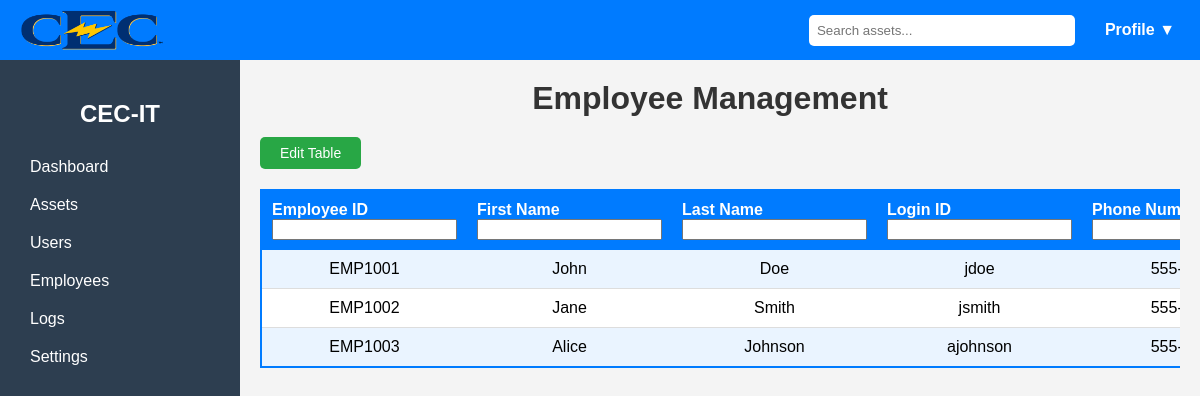
Before: /Forms/Employees/employee_Dashboard.php (signed in) with the older database file.
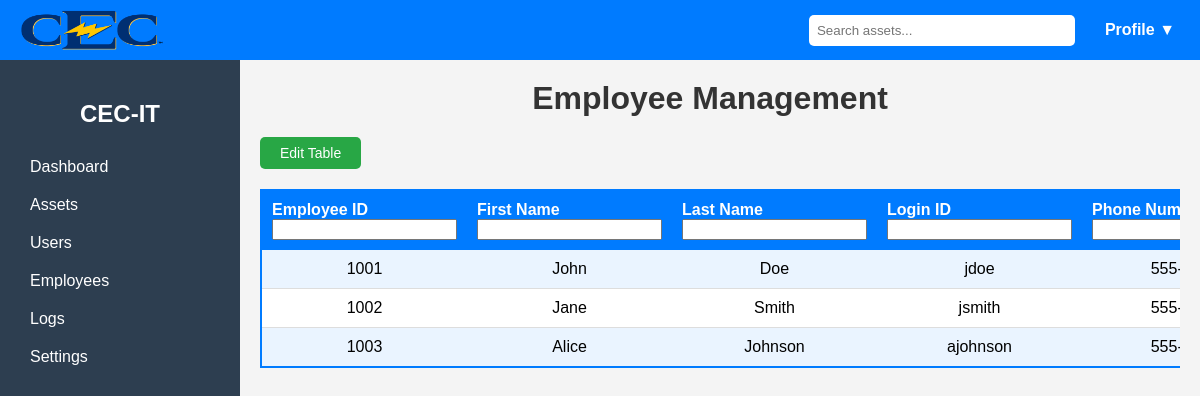
After: the same page with the newer database file.
### tables this page shows
CREATE TABLE IF NOT EXISTS Employees (
    emp_id INT AUTO_INCREMENT PRIMARY KEY,
    employee_id VARCHAR(255) UNIQUE NOT NULL,
    first_name VARCHAR(255) NOT NULL,
    last_name VARCHAR(255) NOT NULL,
    login_id VARCHAR(255) UNIQUE NOT NULL,
    email VARCHAR(255) UNIQUE,
    phone_number VARCHAR(20)
);

### Forms/Employees/employee_Dashboard.php (the view, shortened to what this page needs)
<?php
require_once("../../PHP/config.php");
?>
<!DOCTYPE html>
<html lang="en">
<head>
    <link rel="stylesheet" href="../../Assets/styles.css">
</head>
<body>
    <?php include("../../includes/navbar.php"); ?>
    <main>
    <div class="asset-content-user">
        <h1>Employee Management</h1>
        <div style="display: flex; justify-content: space-between; align-items: center; margin-bottom: 10px;">
            <button id="toggle-edit-mode" class="edit-btn">Edit Table</button>
        </div>
        <table id="employee-table" class="device-table">
            <thead>
                <tr>
                    <th style="text-align: left;">Employee ID<br><input type="text" class="filter-input" data-column="1"></th>
                    <th style="text-align: left;">First Name<br><input type="text" class="filter-input" data-column="2"></th>
                    <th style="text-align: left;">Last Name<br><input type="text" class="filter-input" data-column="3"></th>
                    <th style="text-align: left;">Login ID<br><input type="text" class="filter-input" data-column="4"></th>
                    <th style="text-align: left;">Phone Number<br><input type="text" class="filter-input" data-column="5"></th>
                </tr>
            </thead>
            <tbody>
                <?php
                $stmt = $conn->prepare("SELECT employee_id, first_name, last_name, login_id, phone_number FROM Employees");
                $stmt->execute();
                $result = $stmt->get_result();
                while ($row = $result->fetch_assoc()):
                ?>
                <tr class="clickable-row" data-id="<?php echo $row['employee_id']; ?>">
                    <td><?php echo htmlspecialchars($row['employee_id']); ?></td>
                    <td><?php echo htmlspecialchars($row['first_name']); ?></td>
                    <td><?php echo htmlspecialchars($row['last_name']); ?></td>
                    <td><?php echo htmlspecialchars($row['login_id']); ?></td>
                    <td><?php echo htmlspecialchars($row['phone_number']); ?></td>
                </tr>
                <?php endwhile; ?>
            </tbody>
        </table>
    </main>
</body>
</html>

### includes/navbar.php (shortened to what this page needs)
<?php
$pageTitle = "CEC-IT";
$currentPage = basename($_SERVER['PHP_SELF'], ".php");
$assetPages = ["asset_Dashboard", "laptop_Dashboard", "pc_Dashboard", "phone_Dashboard", "tablet_Dashboard"];
$isAssetPage = in_array($currentPage, $assetPages);
?>
<!DOCTYPE html>
<html lang="en">
<head>
    <link rel="stylesheet" href="/Assets/styles.css">
</head>
<body>
    <div class="top-navbar">
        <img src="/Assets/CEC-Logo.png" alt="CEC-IT Logo" class="logo">
        <div class="navbar-right">
            <input type="text" placeholder="Search assets...">
            <div class="profile-dropdown">
                <button class="profile-btn">Profile ▼</button>
            </div>
        </div>
    </div>
    <div class="sidebar">
        <h2><?php echo $pageTitle; ?></h2>
        <a href="../Assets/dashboard.php" class="<?php echo ($currentPage == 'dashboard') ? 'active' : ''; ?>">Dashboard</a>
        <div class="dropdown">
            <button class="dropdown-btn">Assets</button>
        </div>
        <?php if (isset($_SESSION["role"]) && $_SESSION["role"] === 'admin'): ?>
            <a href="../Users/user_Dashboard.php" class="<?php echo ($currentPage == 'users') ? 'active' : ''; ?>">Users</a>
            <a href="/Forms/Employees/employee_Dashboard.php" class="<?php echo ($currentPage == 'employees') ? 'active' : ''; ?>">Employees</a>
            <a href="../Admin/log_dashboard.php" class="<?php echo ($currentPage == 'logs') ? 'active' : ''; ?>">Logs</a>
        <?php endif; ?>
        <a href="../Settings/settings.php" class="<?php echo ($currentPage == 'settings') ? 'active' : ''; ?>">Settings</a>
    </div>
    <div class="<?php echo $isAssetPage ? 'asset-content' : 'main-content'; ?>">
</body>
</html>

### Assets/styles.css (style rules this page uses)
body { font-family: Arial, sans-serif; margin: 0; padding: 0; background-color: #f4f4f4; }
h1 { font-size: 2rem; text-align: center; color: #333; margin: 20px 0; }
h2 { text-align: center; }
.top-navbar { position: fixed; top: 0; left: 0; width: 100%; height: 60px; background: #007bff; color: white; display: flex; align-items: center; padding: 0 20px; z-index: 1000; }
.top-navbar .logo { height: 40px; margin-right: auto; }
.navbar-right { display: flex; align-items: center; gap: 15px; }
.top-navbar input { padding: 8px; width: 250px; border: none; border-radius: 5px; }
.profile-dropdown { position: relative; margin-right: 30px; }
.profile-btn { background: none; color: white; border: none; cursor: pointer; font-size: 16px; padding: 10px 15px; display: flex; align-items: center; font-weight: 600; border-radius: 6px; transition: background 0.2s; }
.sidebar { position: fixed; top: 60px; left: 0; width: 200px; height: calc(100% - 60px); background: #2d3e50; color: white; padding: 20px; display: flex; flex-direction: column; z-index: 999; }
.sidebar a { color: white; text-decoration: none; padding: 10px; display: block; border-radius: 5px; }
.dropdown { position: relative; display: block; }
.dropdown-btn { background: none; color: white; border: none; cursor: pointer; font-size: 16px; padding: 10px; display: flex; align-items: center; }
.asset-content-user { padding: 20px; padding-top: 40px; overflow-x: auto; }
.edit-btn { background-color: #28a745; color: white; padding: 8px 20px; border: none; border-radius: 5px; cursor: pointer; font-size: 14px; }
.device-table { width: 100%; border-collapse: collapse; background: #ffffff; margin-top: 20px; border: 2px solid #007bff; }
.device-table th { background: #007bff; color: white; padding: 10px; position: relative; }
.device-table td { padding: 10px; border-bottom: 1px solid #ddd; text-align: center; }
.device-table tbody tr:nth-child(odd) { background-color: #eaf4ff; }
.device-table tbody tr:nth-child(even) { background-color: #ffffff; }

Changed rows visible on the page:
changed employees "John": employee "EMP1001" → "1001"
changed employees "Jane": employee "EMP1002" → "1002"
changed employees "Alice": employee "EMP1003" → "1003"
